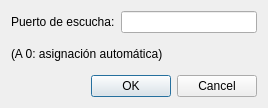
<?xml version="1.0" encoding="UTF-8"?>
<ui version="4.0">
 <class>Puerto</class>
 <widget class="QDialog" name="Puerto">
  <property name="geometry">
   <rect>
    <x>0</x>
    <y>0</y>
    <width>268</width>
    <height>108</height>
   </rect>
  </property>
  <property name="sizePolicy">
   <sizepolicy hsizetype="Fixed" vsizetype="Fixed">
    <horstretch>0</horstretch>
    <verstretch>0</verstretch>
   </sizepolicy>
  </property>
  <property name="minimumSize">
   <size>
    <width>268</width>
    <height>108</height>
   </size>
  </property>
  <property name="maximumSize">
   <size>
    <width>268</width>
    <height>108</height>
   </size>
  </property>
  <property name="windowTitle">
   <string>Establecer Puerto</string>
  </property>
  <layout class="QHBoxLayout" name="horizontalLayout_2">
   <item>
    <layout class="QVBoxLayout" name="verticalLayout">
     <item>
      <layout class="QHBoxLayout" name="horizontalLayout">
       <item>
        <widget class="QLabel" name="label">
         <property name="text">
          <string>Puerto de escucha:</string>
         </property>
        </widget>
       </item>
       <item>
        <widget class="QLineEdit" name="lineEdit">
         <property name="inputMask">
          <string/>
         </property>
         <property name="maxLength">
          <number>5</number>
         </property>
        </widget>
       </item>
      </layout>
     </item>
     <item>
      <widget class="QLabel" name="label2">
       <property name="text">
        <string>(A 0: asignación automática)</string>
       </property>
      </widget>
     </item>
     <item>
      <widget class="QDialogButtonBox" name="buttonBox">
       <property name="orientation">
        <enum>Qt::Horizontal</enum>
       </property>
       <property name="standardButtons">
        <set>QDialogButtonBox::Cancel|QDialogButtonBox::Ok</set>
       </property>
      </widget>
     </item>
    </layout>
   </item>
  </layout>
 </widget>
 <resources/>
 <connections>
  <connection>
   <sender>buttonBox</sender>
   <signal>accepted()</signal>
   <receiver>Puerto</receiver>
   <slot>accept()</slot>
   <hints>
    <hint type="sourcelabel">
     <x>248</x>
     <y>254</y>
    </hint>
    <hint type="destinationlabel">
     <x>157</x>
     <y>274</y>
    </hint>
   </hints>
  </connection>
  <connection>
   <sender>buttonBox</sender>
   <signal>rejected()</signal>
   <receiver>Puerto</receiver>
   <slot>reject()</slot>
   <hints>
    <hint type="sourcelabel">
     <x>316</x>
     <y>260</y>
    </hint>
    <hint type="destinationlabel">
     <x>286</x>
     <y>274</y>
    </hint>
   </hints>
  </connection>
 </connections>
</ui>
